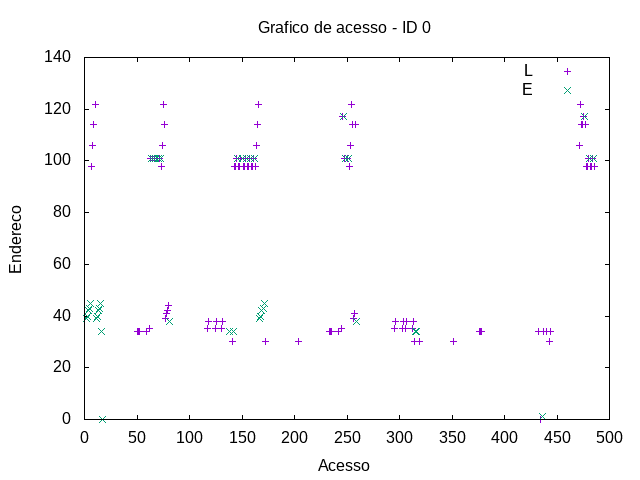

The gnuplot source for this figure:
set term png
set output "/tmp/pokerest/pokerest-acesso-0.png"
set title "Grafico de acesso - ID 0"
set xlabel "Acesso"
set ylabel "Endereco"
plot "/tmp/pokerest/pokerest-acesso-0-0.gpdat" u 2:4 w points t "L", "/tmp/pokerest/pokerest-acesso-1-0.gpdat" u 2:4 w points t "E"
